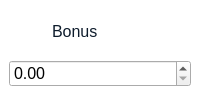
                       <widget class="QFrame" name="verticalFrame_2">
                        <property name="sizePolicy">
                         <sizepolicy hsizetype="Preferred" vsizetype="Fixed">
                          <horstretch>0</horstretch>
                          <verstretch>0</verstretch>
                         </sizepolicy>
                        </property>
                        <property name="styleSheet">
                         <string notr="true">QLabel{
	color: rgb(14, 28, 44);
	background-color: none;
}
QFrame{
background-color: rgb(255, 255, 255);
border-radius: 10px;
}
QLineEdit{
border: none;
background-color: rgb(255, 255, 255);
}</string>
                        </property>
                        <layout class="QVBoxLayout" name="verticalLayout_10">
                         <property name="leftMargin">
                          <number>9</number>
                         </property>
                         <property name="topMargin">
                          <number>9</number>
                         </property>
                         <property name="rightMargin">
                          <number>9</number>
                         </property>
                         <property name="bottomMargin">
                          <number>9</number>
                         </property>
                         <item>
                          <widget class="QFrame" name="frame">
                           <property name="sizePolicy">
                            <sizepolicy hsizetype="Preferred" vsizetype="Fixed">
                             <horstretch>0</horstretch>
                             <verstretch>0</verstretch>
                            </sizepolicy>
                           </property>
                           <layout class="QHBoxLayout" name="horizontalLayout_18">
                            <item>
                             <widget class="QLabel" name="label_19">
                              <property name="sizePolicy">
                               <sizepolicy hsizetype="Fixed" vsizetype="Fixed">
                                <horstretch>0</horstretch>
                                <verstretch>0</verstretch>
                               </sizepolicy>
                              </property>
                              <property name="maximumSize">
                               <size>
                                <width>28</width>
                                <height>28</height>
                               </size>
                              </property>
                              <property name="text">
                               <string/>
                              </property>
                              <property name="pixmap">
                               <pixmap resource="resources.qrc">:/resources/employee-icons/bonus.svg</pixmap>
                              </property>
                              <property name="scaledContents">
                               <bool>true</bool>
                              </property>
                             </widget>
                            </item>
                            <item>
                             <widget class="QLabel" name="label_20">
                              <property name="font">
                               <font>
                                <pointsize>12</pointsize>
                               </font>
                              </property>
                              <property name="styleSheet">
                               <string notr="true">color: rgb(14, 28, 44);</string>
                              </property>
                              <property name="text">
                               <string>Bonus</string>
                              </property>
                             </widget>
                            </item>
                           </layout>
                          </widget>
                         </item>
                         <item>
                          <widget class="QDoubleSpinBox" name="bonus_doubleSpinBox">
                           <property name="font">
                            <font>
                             <pointsize>12</pointsize>
                            </font>
                           </property>
                           <property name="maximum">
                            <double>10000000000000000102350670204085511496304388135324745728.000000000000000</double>
                           </property>
                          </widget>
                         </item>
                        </layout>
                       </widget>
